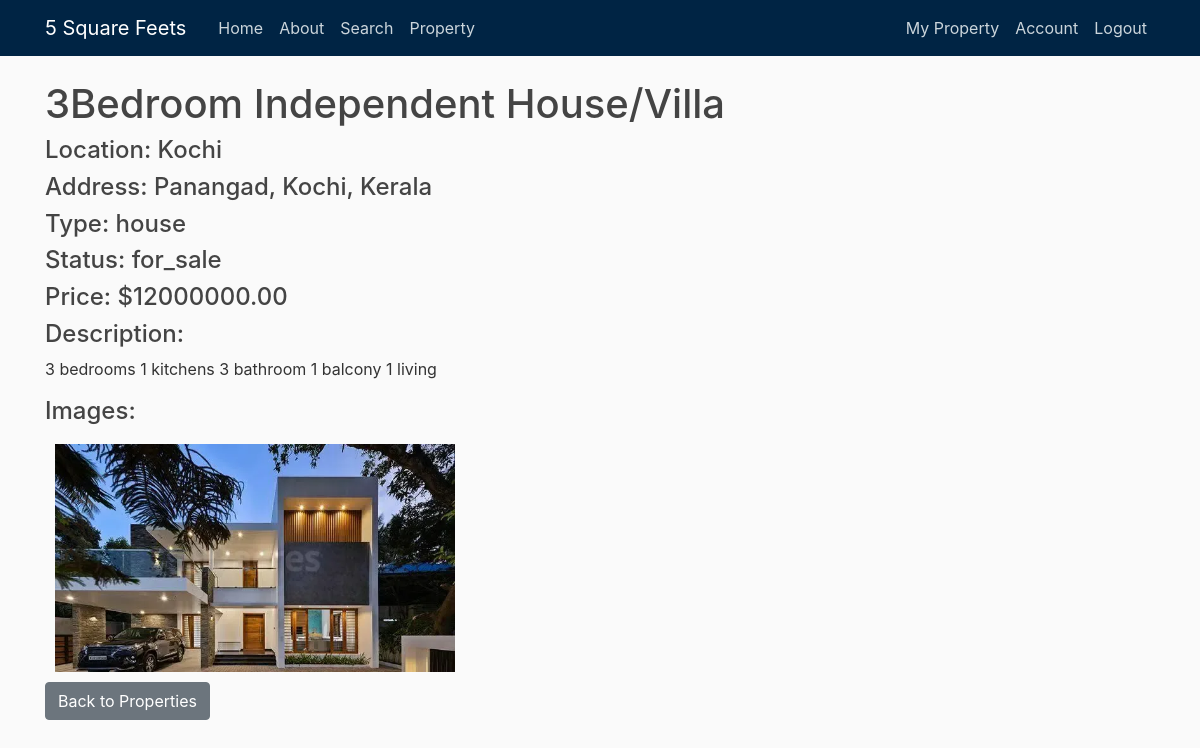
Screenshot of /property1/2 (signed in) with the database file from the repository.
### fivesquarefeets/models.py (models this page shows, shortened)
class Property(db.Model):
    property_id = db.Column(db.Integer, primary_key=True)
    property_title = db.Column(db.String(100), nullable=False)
    location = db.Column(db.String(100), nullable=False)
    address = db.Column(db.Text, nullable=False)
    property_type = db.Column(db.Enum('house', 'apartment', 'office', 'retail', 'land', name='property_type_enum'), nullable=False)
    status = db.Column(db.Enum('for_sale', 'for_rent', 'pending', 'sold', name='status_enum'), nullable=False)
    price = db.Column(db.Numeric(10, 2), nullable=False)
    description = db.Column(db.Text, nullable=False)
    images = db.Column(db.Text, nullable=True)  # Can store paths or URLs to images
    date_posted = db.Column(db.DateTime, nullable=False, default=datetime.now(timezone.utc))
    user_id = db.Column(db.Integer, db.ForeignKey('user.id'), nullable=False)
    bookings = db.relationship('Booking', backref='property', lazy=True)
    reviews = db.relationship('Review', backref='property', lazy=True)

### fivesquarefeets/routes.py (the view)
@bp.route("/property1/<int:property_id>")
@login_required
def view_property(property_id):
    property = Property.query.get_or_404(property_id)
    if property.author != current_user:
        flash('You do not have permission to view this property.', 'danger')
        return redirect(url_for('main.myproperty'))
    return render_template('view_property.html', title=property.property_title, property=property)

### fivesquarefeets/models.py (called while the page is built)
@login_manager.user_loader
def load_user(user_id):
    return db.session.get(User, int(user_id))

### fivesquarefeets/templates/view_property.html (shortened to what this page needs)
{% extends "layout.html" %}
{% block content %}
    <h1>{{ property.property_title }}</h1>
    <h4>Location: {{ property.location }}</h4>
    <h4>Address: {{ property.address }}</h4>
    <h4>Type: {{ property.property_type }}</h4>
    <h4>Status: {{ property.status }}</h4>
    <h4>Price: ${{ property.price }}</h4>
    <h4>Description:</h4>
    <p>{{ property.description }}</p>
    {% if property.images %}
        <h4>Images:</h4>
        <div class="property-images">
            {% for image in property.images.split(',') %}
                <img src="{{ url_for('static', filename='property_pics/' ~ image.strip()) }}" alt="Property Image" class="img-fluid" style="max-width: 400px; margin: 10px;">
            {% endfor %}
        </div>
    {% endif %}
    <a href="{{ url_for('main.all_properties') }}" class="btn btn-secondary">Back to Properties</a>
{% endblock %}

### fivesquarefeets/static/main.css (style rules this page uses)
body { background: #fafafa; color: #333333; margin-top: 5rem; }
h1, h2, h3, h4, h5, h6 { color: #444444; }

### rows the page displays
Property: property_title "3Bedroom Independent House/Villa", location "Kochi", address "Panangad, Kochi, Kerala", property_type "house", status "for_sale", price "12000000.00", description "3 bedrooms 1 kitchens 3 bathroom 1 balcony 1 living", images (picture)
